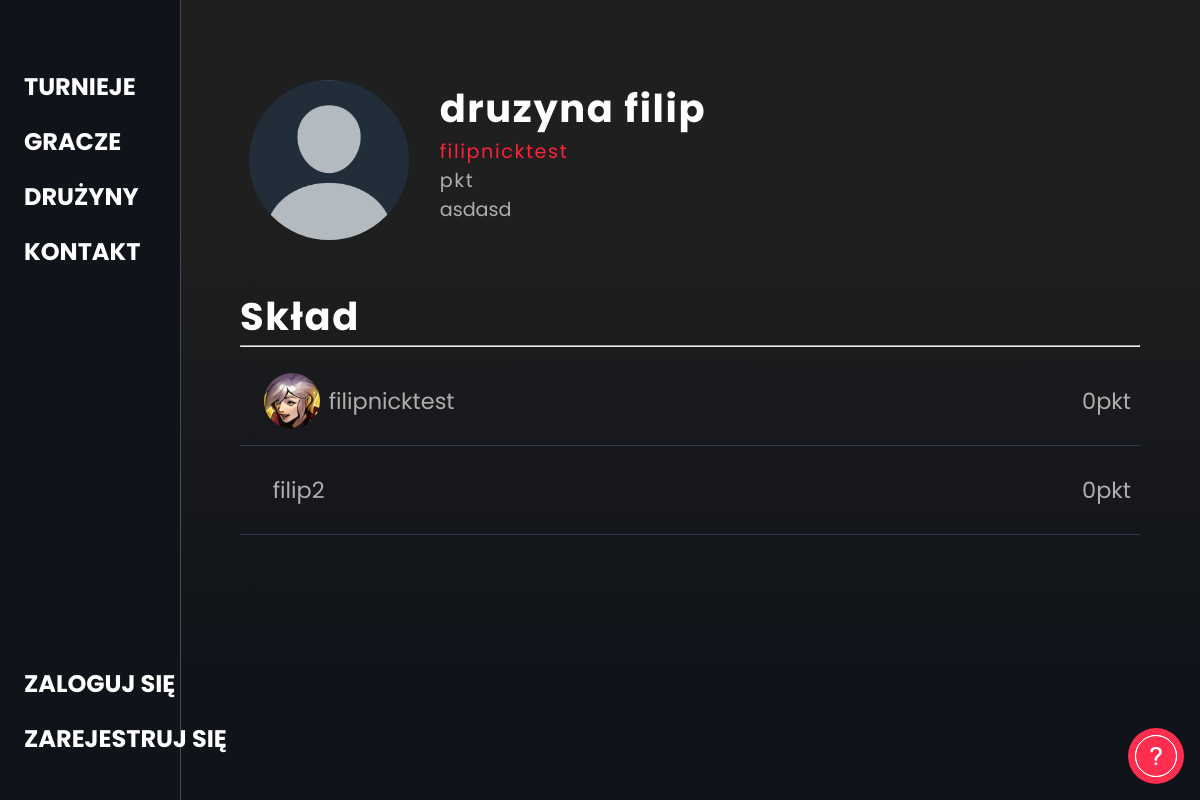
The page /team/druzyna filip/ on the database as committed earlier.
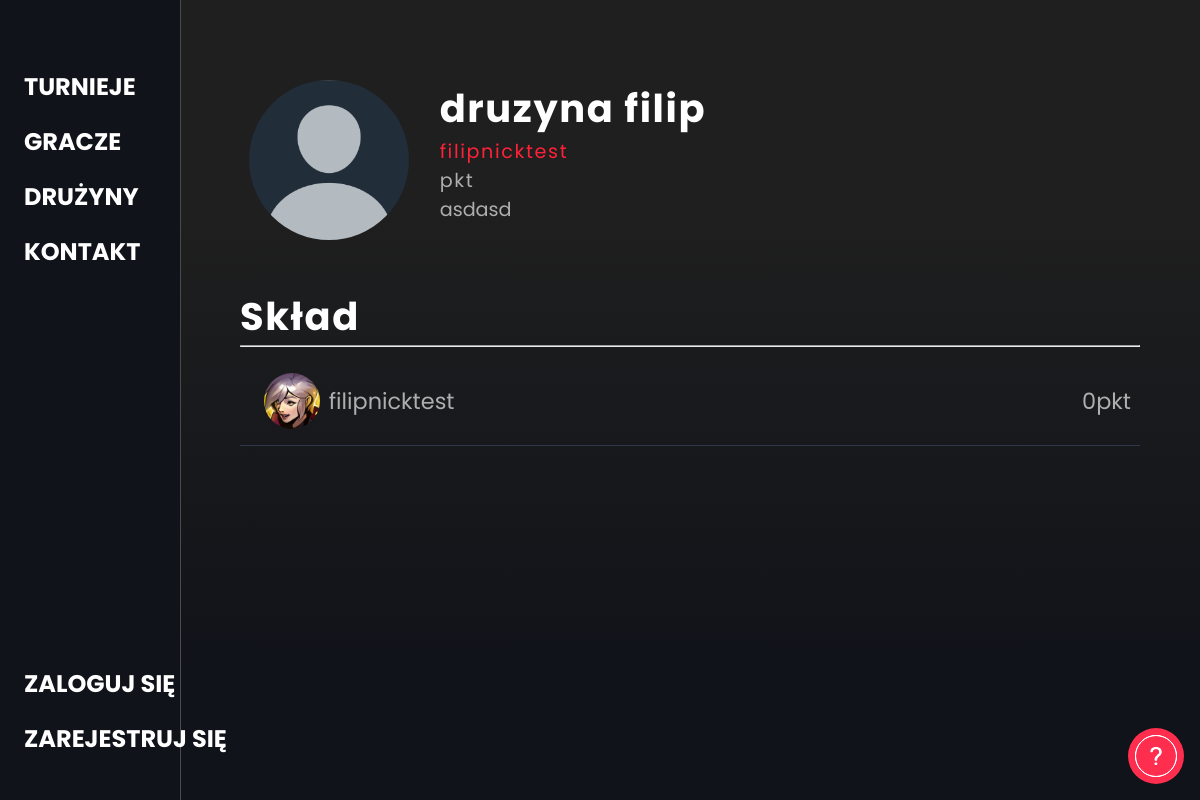
The same page on the database as committed later.
### backend/models.py (models this page shows, shortened)
class Team(models.Model):
    nazwa = models.CharField(max_length=100)
    opis = models.CharField(max_length=200, null=True, blank=True)
    zdjecie = models.ImageField(upload_to='images/', null=True, blank=True, default="images/1.png")
    creator = models.EmailField()
    punkty = models.IntegerField(default=0)
    add_players = models.ManyToManyField('CustomUser', related_name="add_players", null=True, blank=True)
    waiting_list = models.ManyToManyField('CustomUser', related_name="waiting_list", null=True, blank=True)
    remove_players = models.ManyToManyField('CustomUser', related_name="remove_players", null=True, blank=True)
    volunteers = models.ManyToManyField('CustomUser', related_name="volunteers", null=True, blank=True)

class CustomUser(AbstractUser):
    nick = models.CharField(max_length=30, unique=True)
    email = models.EmailField(unique=True)
    data_urodzenia = models.DateField(blank=True, null=True)
    avatar = models.ImageField(blank=True, default="images/1.png")
    opis = models.TextField('Opis', max_length=500, default='', blank=True)
    punkty = models.IntegerField(default=0)

### frontend/views.py (the view, shortened to what this page needs)
# urls.py: path("team/<teamname>/", team_site, name="team_site"),
def team_site(request, teamname):
    team = Team.objects.get(nazwa=teamname)
    users = CustomUser.objects.filter()
    creator_mail = team.creator
    creator = CustomUser.objects.get(email=creator_mail)
    waiting_list = team.waiting_list.all()
    new_users = []
    for user in users:
        nalezy = False
        for team_user in team.add_players.all():
            if user.nick == team_user.nick:
                nalezy = True
        if nalezy == False:
            if team.creator != user.email:
                new_users.append(user)
    template = loader.get_template('frontend/team.html')
    context = {
        "team":team,
        "users": new_users,
        "creator": creator,
        "waiting_list":waiting_list,
    }
    return HttpResponse(template.render(context, request))

### frontend/templatetags/post_tags.py (called while the page is built)
@register.simple_tag(takes_context=True)
def notification(context):
    user = context['user']
    if user.is_authenticated:
        powiadomienia = Powiadomienia.objects.filter(user=user)
        return powiadomienia.count()
    else:
        return "0"

### frontend/templates/frontend/team.html (shortened to what this page needs)
{% extends 'frontend/base.html' %}
{% block content %}
    <div id="container" class="player-detail-container team-detail-container">
        <div id="inner-wrapper" class="playerinner-wrapper teamdetail-inner-wrapper">
            {% if team.zdjecie %}<img src="{{ team.zdjecie.url }}" alt="">{% else %}<img src="https://ionicframework.com/docs/img/demos/avatar.svg" alt="">{% endif %}
            <div id="profile-flex">
                <h1>{{ team.nazwa }}</h1>
                <p class="creatorname"><a class="inline" href="{% url 'player_site' playernick=creator.nick %}">{{ creator.nick }}</a></p>
                <div class="grayed">{{ punkty }}pkt</div>
                <div class="grayed bio">{{ team.opis }}</div>
            </div>
        <div class="profile-menu teammenu"><h1>Skład</h1>
            </div>
        <hr>
        <div class="profile-info">
            <a href="{% url 'player_site' playernick=creator.nick %}"><div class="players-list-div"><li>
                {% if creator.avatar %}<img src="{{ creator.avatar.url }}" alt="">{% else %}<img src="https://ionicframework.com/docs/img/demos/avatar.svg" alt="">{% endif %}
                <div>{{ creator.nick }}</div><img class="crown" src="https://cdn-icons-png.flaticon.com/512/6941/6941697.png" alt=""><div class="float-right">{{creator.punkty}}pkt</div></li></div></a>
            {% for player in team.remove_players.all %}
                <a href="{% url 'player_site' playernick=player.nick %}"><div class="players-list-div"><li>
                <div>{{ player.nick }}</div><div class="float-right special"><div>{{player.punkty}}pkt</div>
                </div></li></div></a>
            {% endfor %}
        </div>
        <br>
        <br>
        <div id="wybor_graczybc"></div>
    </div>
</div>
{% endblock %}

### frontend/templates/frontend/base.html (shortened to what this page needs)
{% load post_tags %}
<!DOCTYPE html>
<html lang="en">
<head>
    {% load static %}
    <link rel="stylesheet" href="{% static 'style.css' %}">
    <link rel="stylesheet" href="{% static 'mobile.css' %}">
    <link
    rel="stylesheet"
    href="https://cdnjs.cloudflare.com/ajax/libs/animate.css/4.1.1/animate.min.css"
  />
</head>
<body id="body">
    <div id="side_menu" class="black">
        <a class="imga" href="{% url 'index' %}"><img src="https://i.ibb.co/YhSCzFb/logo2.png" alt=""></a>
        <a href="{% url 'tournament_list_site' %}"><h2>Turnieje</h2></a>
        <a href="{% url 'player_list_site' %}"><h2>Gracze</h2></a>
        <a href="{% url 'team_list_site' %}"><h2>Drużyny</h2></a>
        <a href="{% url 'contact_site' %}"><h2>Kontakt</h2></a>
        <div>
            {% if user.is_authenticated %}
                <a href="{% url 'powiadomienia' %}"><h2 class="{% notification_class %}">Powiadomienia</h2></a>
                <a href="{% url 'settings' %}"><h2>Ustawienia</h2></a>
                <a href="{% url 'player_site' playernick=user.nick %}"><h2>Moje konto</h2></a>
                <a href="{% url 'logout' %}"><h2>Wyloguj</h2></a>
            {% else %}
                <a href="{% url 'login_web' %}"><h2>Zaloguj się</h2></a>
                <a href="{% url 'register' %}"><h2>Zarejestruj się</h2></a>
            {% endif %}
        </div>
    </div>
    {% block content %}
    {% endblock %}
    <a href="{% url 'contact_site' %}" id="helpsupport" class="mobilehide">
        <img src="/media/images/questionmark.png" alt="">
    </a>
</body>
</html>

### frontend/static/style.css (style rules this page uses)
body { margin: 0; padding: 0; overflow-x: hidden !important; background-color: #101319; }
html { overflow-x: hidden !important; }
#container { width: 85vw; margin-left: 15vw; height: 100vh; scroll-snap-type: y mandatory; overflow-y: overlay; -webkit-font-smoothing: antialiased; overflow-x: hidden; scroll-behavior: smooth; }
a { text-decoration: none; color: inherit; }
* { font-family: 'Poppins', sans-serif; }
#side_menu { border-right: 1px solid rgb(74, 74, 74); width: 13vw; height: calc(100vh - 2vw); position: fixed; background-color: #fff; padding-left: 2vw; padding-top: 2vw; transition: all .2s; z-index: 33; }
.black { background-color: #101319 !important; color: white !important }
.black h2::before { background-color: white !important; }
#side_menu div { position: fixed; bottom: 2vw; }
.imga { padding-right: 2vw !important; text-align: center; }
#side_menu h2 { display:table; position: relative; }
#side_menu h2::before { content: ''; position: absolute; width: 100%; height: 4px; border-radius: 4px; background-color: #18272F; bottom: 0; left: 0; transform-origin: right; transform: scaleX(0); transition: transform .3s ease-in-out; }
h1, h2, h3, h4, h5 { text-transform: uppercase; }
a { display: block; }
#inner-wrapper { width: auto; height: auto; margin-top: 55vh; padding-right: 10%; padding-left: 10%; color: white !important; font-size: 1.5rem; }
#inner-wrapper h1 { letter-spacing: 0.1rem; }
.grayed { color: rgb(174, 174, 174); letter-spacing: 0.1rem; }
#wybor_graczybc { z-index: 35; position: absolute; top: 0; left:0; width: 100vw; height: 100vh; background-color: #00000000; pointer-events: none; }
.float-right { margin-left: auto; float: right; }
.players-list-div { width: auto; height: auto; padding: 2vh 1% 2vh 1%; border-bottom: 1px solid #2f384c; }
li { display: flex; flex-direction: row; flex-wrap: wrap; justify-content: flex-start; align-items: center; align-content: center; }
body { counter-reset: section; }
li img, .chatimg { height: 4vh; width: auto; border-radius: 9999px; margin-right: 1%; margin-left: 1%; }
.teamdetail-inner-wrapper { width: auto; height: auto; margin-top: 35vh; padding-right: 10%; padding-left: 10%; color: white !important; font-size: 1.5rem; }
.teamdetail-inner-wrapper .profile-menu h1 { margin-left: 0 !important; }
.player-detail-container { background-repeat: no-repeat; background-size: auto 100vh; width: 85vw; margin-left: 10vw; height: auto; min-height: 100vh; overflow-x: hidden; background: linear-gradient(0deg, rgba(16,19,25,1) 17%, rgba(31,31,31,1) 74%); }
.playerinner-wrapper { margin-top: 10vh !important; font-size: 1.2em !important; padding-left: 5vw !important; padding-right: 5vw !important; }
.playerinner-wrapper img { animation-duration: 1s; height: 20vh; width: 20vh; object-fit: contain; border-radius: 9999px; margin-right: 1%; margin-left: 1%; float: left; margin-bottom: 6vh; }
.playerinner-wrapper h1 { text-transform: none !important; float: left; margin-left: 3%; margin-top: 0%; margin-bottom: 0%; }
.playerinner-wrapper p { text-transform: none !important; float: left; margin-left: 3%; margin-top: 0%; margin-bottom: 0%; letter-spacing: 0.1rem; color: #ff2138; }
.playerinner-wrapper hr { clear: both; }
.playerinner-wrapper .grayed { margin-left: 3%; float: left; }
#profile-flex { display: flex; flex-direction: column; flex-wrap: wrap; justify-content: flex-start; align-items: flex-start; align-content: flex-start; }
.profile-menu { clear:both; height: 1.5rem; width: 100%; margin-bottom: 2vh; }
.profile-info { font-size: 1.4rem; color: rgb(174, 174, 174); margin-top: 1vh; }
.playerinner-wrapper li img { height: 7vh !important; width: auto !important; border-radius: 9999px !important; margin-right: 1% !important; margin-left: 1% !important; margin-bottom: 0 !important; }
.bio { letter-spacing: 0 !important; }
.inline { display: inline; }
* { scrollbar-width: auto; scrollbar-color: #10131900 #272f3c00; }
#helpsupport { position: fixed; bottom: 2vh; right: 2vh; width: 7vh; height: 7vh; background-color: #ff2138; filter: brightness( 1.4); border-radius: 50%; }
#helpsupport img { filter:invert(1); border-radius: 50%; border: 1px solid black; padding: 1vh; height: 3vh; position: absolute; top: 50%; left: 50%; transform: translate(-50%, -50%); }

Rows that differ between the two databases and show on the page:
no longer on this page (row edited): CustomUser: nick "filip2", punkty "0"
